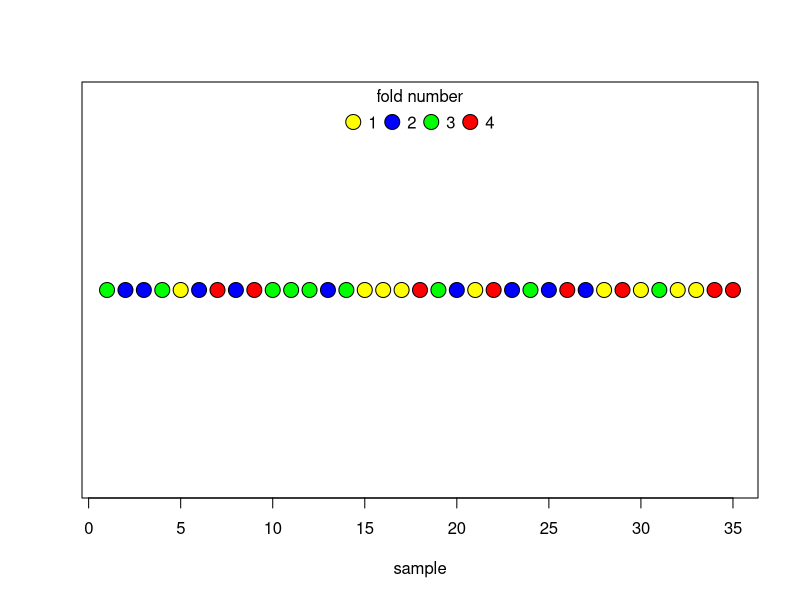
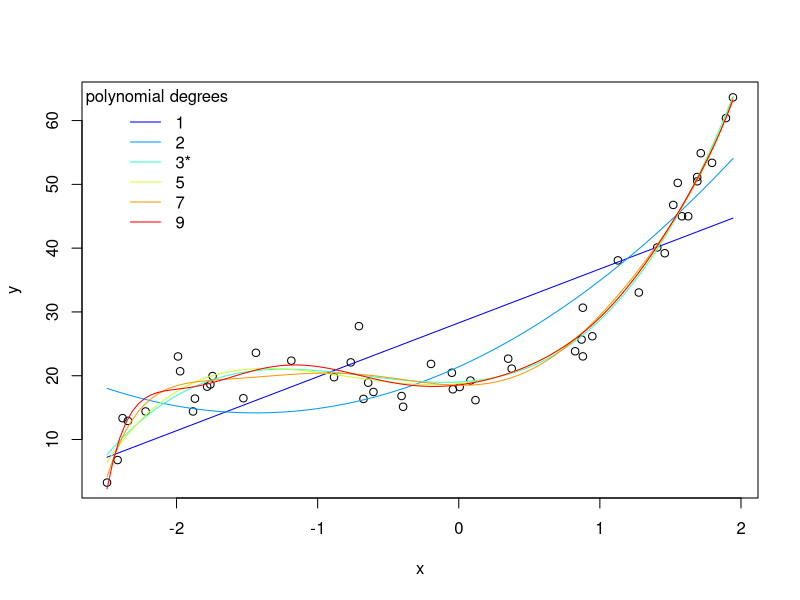
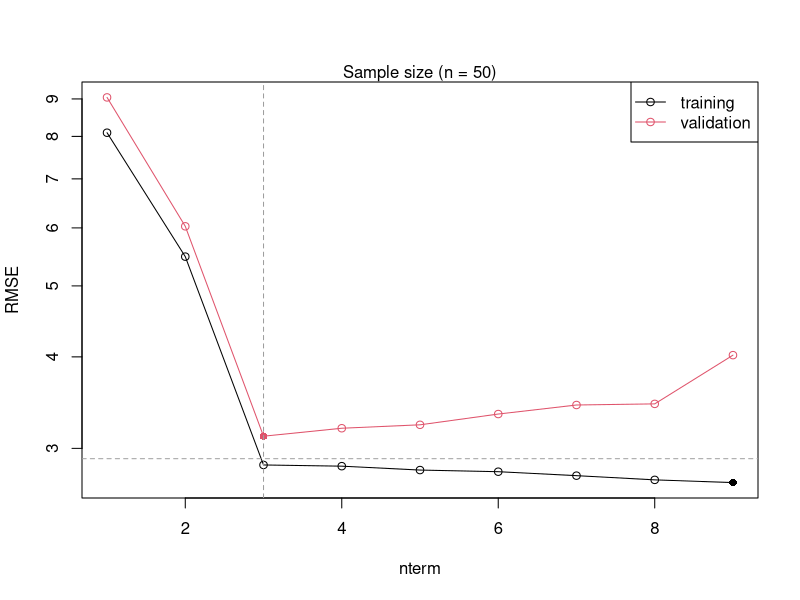
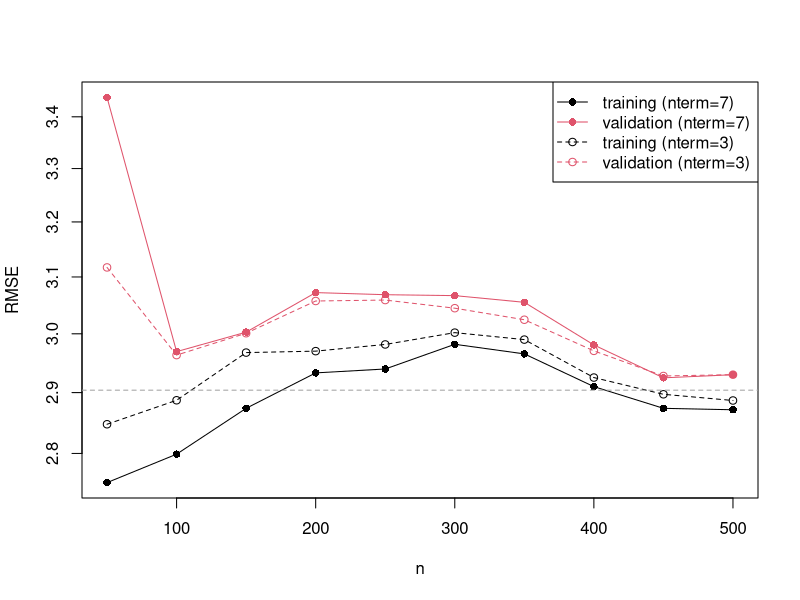
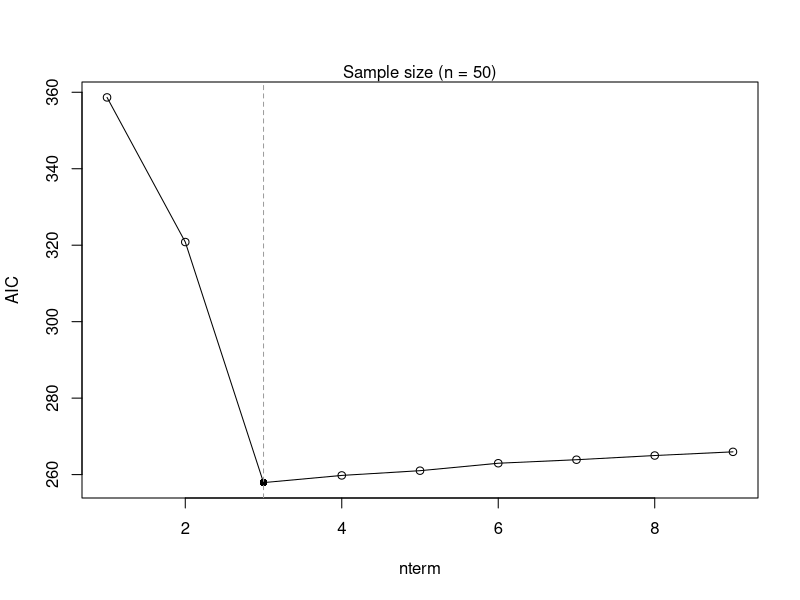

Write R code to recreate these figures, in order.
## ---- chunk 1
knitr::opts_chunk$set(
  echo = TRUE,
  fig.width=5, fig.height=4.5,
  fig.pos = "H"
)
## ---- chunk 2
# Determines k-fold partitions for a given number of samples
# n is the number of samples; k is the number of partitions
kfold <- function(n, k=NULL){
  if(is.null(k)){ k <- n} # if undefined, assume leave-one-out (LOO) CV
  res <- vector(mode="list", k)
  n.remain <- seq(n)
  for(i in seq(k)){
    samp <- sample(seq(length(n.remain)), ceiling(length(n.remain)/(k-i+1)))
    res[[i]] <- n.remain[samp]
    n.remain <- n.remain[-samp]
  }
  return(res)
}
## ---- chunk 3
# 5 samples, 4 folds
n <- 35; k <- 4
res <- kfold(n, k)
res # partition indices
unlist(lapply(res, length)) # number of samples in each partition
## ---- chunk 4

COL <- rep(NaN, n)
PAL <- c("yellow", "blue", "green", "red")
for(i in seq(res)){COL[res[[i]]] <- i}
plot(x=seq(n), y=rep(1,n), bg=PAL[COL], 
  pch=21, cex=2, yaxt="n", ylab="", xlab="sample")
legend("top", legend = seq(k), title = "fold number",
  pt.cex=2, pch=21, pt.bg = PAL, ncol=k, bty = "n")
## ---- chunk 5
set.seed(1111)
n <- 50
x <- sort(runif(n, -2.5, 2))
y <- 3*x^3 + 5*x^2 + 0.5*x + 20 # a 3 polynomial model
err <- rnorm(n, sd=3)
ye <- y + err
df <- data.frame(x, ye)
nterm <- c(1,2,3,5,7,9)

# Model fitting and visualization
plot(ye~x, df, ylab="y")
PAL <- colorRampPalette(c("blue", "cyan", "yellow", "red"))
COLS <- PAL(length(nterm))
for(i in seq(nterm)){
 fit <- lm(ye ~ poly(x, degree=nterm[i]), data=df)
 newdat <- data.frame(x=seq(min(df$x), max(df$x), length.out = 100))
 lines(newdat$x, predict(fit, newdat), col=COLS[i])
}
legend("topleft", legend=paste0(nterm, c("", "", "*", "", "", "")), 
  title="polynomial degrees", bty="n", col=COLS, lty=1)
## ---- chunk 6
fit <- lm(ye ~ poly(x, degree=9), data=df)
summary(fit)
## ---- chunk 7
set.seed(1111)
n <- seq(50, 500, 50) # number of data points
nterm <- seq(1,9,1) # polynomial complexity
perms <- 2 # permutations
k <- 4 # number of "folds" used in data partitioning
trials <- expand.grid(
  n=n, nterm=nterm, k=k, AIC=NaN, train.rmse=NaN,  valid.rmse=NaN)
dim(trials)

x <- sort(runif(max(trials$n), -2.5, 2))
y <- 3*x^3 + 5*x^2 + 0.5*x + 20 # a 3 polynomial model
err <- rnorm(max(trials$n), sd=3)
ye <- y + err
df <- data.frame(x, ye, train.err=NaN, valid.err=NaN)
dim(df)
## ---- chunk 8
# Loop through trials
for(i in seq(nrow(trials))){ # for each trial (variable sample size, polynomial degree)
  # subsample data
  set.seed(1)
  incl <- sample(nrow(df), trials$n[i])
  df.i <- df[incl,]

  # fit model to full data
  fit.i <- lm(ye ~ poly(x, degree=trials$nterm[i]), data=df.i)
  trials$AIC[i] <- AIC(fit.i) # record AIC

  # perform cross validation
  res <- vector("list", perms)
  for(j in seq(perms)){ # for each permutation j
    res[[j]] <- df.i
    ks <- kfold(n = trials$n[i], k = trials$k[i])
    for(k in seq(ks)){ # for each partition k
      train <- -ks[[k]]
      valid <- ks[[k]]
      fit.k <- update(fit.i, data=res[[j]][train,]) # efficient update of model
      # fit.k <- lm(ye ~ poly(x, degree=trials$nterm[i]), data=res[[j]][train,])
      res[[j]]$train.err[train] <- predict(fit.k) - res[[j]]$y[train]
      res[[j]]$valid.err[valid] <- predict(fit.k, newdata = res[[j]][valid,]) -
        res[[j]]$y[valid]
    }
  }
  res <- do.call("rbind", res)
  
  # record rmse of trial data
  trials$train.rmse[i] <- sqrt(mean(res$train.err^2))
  # record rmse of validation data
  trials$valid.rmse[i] <- sqrt(mean(res$valid.err^2)) 
  print(paste(i, "of", nrow(trials), "is completed"))
}
## ---- chunk 9
# n = 50
trials.sub <- subset(trials, n==50)
plot(train.rmse ~ nterm, trials.sub, log="y", t="o",
  pch=c(1,16)[(trials.sub$train.rmse == min(trials.sub$train.rmse))+1],
  ylim=range(trials.sub$train.rmse, trials.sub$valid.rmse), ylab="RMSE")
lines(valid.rmse ~ nterm, trials.sub, t="o", col=2,
  pch=c(1,16)[(trials.sub$valid.rmse == min(trials.sub$valid.rmse))+1])
legend("topright", legend=c("training", "validation"), col=1:2, lty=1, pch=1)
abline(h=sqrt(mean((err)^2)),lty=2, col=8)
abline(v=3, lty=2, col=8)
mtext("Sample size (n = 50)")
## ---- chunk 10
# Influence of sample size (actual error is approached from opposite directions 
# by training and validation sets)
# overfitting is largely remedied by sample size (i.e. n >= 150)
YLIM <- range(subset(trials, nterm %in% c(3,7))[,c("train.rmse", "valid.rmse")])
plot(train.rmse ~ n, trials, subset = (nterm==7), log="y", t="o", pch=16,
     ylim=YLIM, ylab="RMSE")
lines(valid.rmse ~ n, trials, subset = (nterm==7), t="o", col=2, pch=16)

lines(train.rmse ~ n, trials, subset = (nterm==3), t="o", col=1, lty=2)
lines(valid.rmse ~ n, trials, subset = (nterm==3), t="o", col=2, lty=2)

legend("topright",
  legend=c(
    "training (nterm=7)",
    "validation (nterm=7)",
    "training (nterm=3)",
    "validation (nterm=3)"
  ),
  col=c(1,2,1,2), lty=c(1,1,2,2), pch=c(16,16, 1,1)
)
abline(h=sqrt(mean((err)^2)),lty=2, col=8)
## ---- chunk 11
# AIC (correctly determines best model)
# n=50
trials.sub <- subset(trials, n==50)
plot(AIC ~ nterm, trials.sub, t="o", 
  pch=c(1,16)[(trials.sub$AIC == min(trials.sub$AIC))+1])
abline(v=3, lty=2, col=8)
mtext("Sample size (n = 50)")
